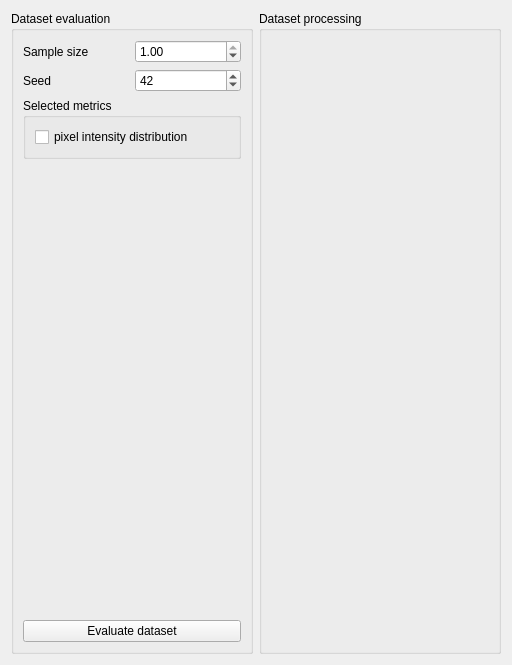
      <widget class="QWidget" name="dataTab">
       <property name="toolTipDuration">
        <number>-6</number>
       </property>
       <attribute name="title">
        <string>Dataset</string>
       </attribute>
       <layout class="QGridLayout" name="gridLayout_4">
        <item row="0" column="0">
         <widget class="QGroupBox" name="datasetEvalGroup">
          <property name="title">
           <string>Dataset evaluation</string>
          </property>
          <layout class="QVBoxLayout" name="verticalLayout_7">
           <item>
            <layout class="QHBoxLayout" name="horizontalLayout">
             <item>
              <widget class="QLabel" name="SSLabel">
               <property name="text">
                <string>Sample size</string>
               </property>
              </widget>
             </item>
             <item>
              <widget class="QDoubleSpinBox" name="sampleSize">
               <property name="maximum">
                <double>1.000000000000000</double>
               </property>
               <property name="singleStep">
                <double>0.050000000000000</double>
               </property>
               <property name="value">
                <double>1.000000000000000</double>
               </property>
              </widget>
             </item>
            </layout>
           </item>
           <item>
            <layout class="QHBoxLayout" name="seedLayout">
             <item>
              <widget class="QLabel" name="seedLabel">
               <property name="text">
                <string>Seed</string>
               </property>
              </widget>
             </item>
             <item>
              <widget class="QSpinBox" name="seed">
               <property name="value">
                <number>42</number>
               </property>
              </widget>
             </item>
            </layout>
           </item>
           <item>
            <widget class="QGroupBox" name="selectedMetricsGroup">
             <property name="title">
              <string>Selected metrics</string>
             </property>
             <layout class="QVBoxLayout" name="verticalLayout">
              <item>
               <widget class="QCheckBox" name="getPixDist">
                <property name="text">
                 <string>pixel intensity distribution</string>
                </property>
               </widget>
              </item>
             </layout>
            </widget>
           </item>
           <item>
            <spacer name="verticalSpacer">
             <property name="orientation">
              <enum>Qt::Orientation::Vertical</enum>
             </property>
             <property name="sizeHint" stdset="0">
              <size>
               <width>218</width>
               <height>454</height>
              </size>
             </property>
            </spacer>
           </item>
           <item>
            <widget class="QPushButton" name="evaluateDataset">
             <property name="text">
              <string>Evaluate dataset</string>
             </property>
            </widget>
           </item>
          </layout>
         </widget>
        </item>
        <item row="0" column="1">
         <widget class="QGroupBox" name="groupBox_13">
          <property name="title">
           <string>Dataset processing</string>
          </property>
          <layout class="QVBoxLayout" name="verticalLayout_22">
           <item>
            <spacer name="verticalSpacer_11">
             <property name="orientation">
              <enum>Qt::Orientation::Vertical</enum>
             </property>
             <property name="sizeHint" stdset="0">
              <size>
               <width>218</width>
               <height>602</height>
              </size>
             </property>
            </spacer>
           </item>
          </layout>
         </widget>
        </item>
       </layout>
      </widget>
